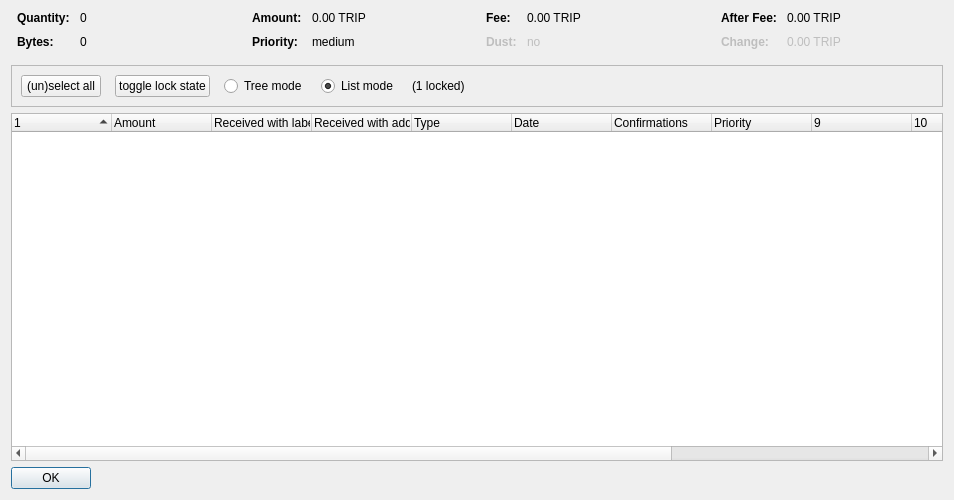
<?xml version="1.0" encoding="UTF-8"?>
<ui version="4.0">
 <class>CoinControlDialog</class>
 <widget class="QDialog" name="CoinControlDialog">
  <property name="geometry">
   <rect>
    <x>0</x>
    <y>0</y>
    <width>954</width>
    <height>500</height>
   </rect>
  </property>
  <property name="windowTitle">
   <string>Coin Selection</string>
  </property>
  <layout class="QVBoxLayout" name="verticalLayout">
   <item>
    <layout class="QHBoxLayout" name="horizontalLayoutTop" stretch="0,0,0,0">
     <property name="topMargin">
      <number>0</number>
     </property>
     <property name="bottomMargin">
      <number>10</number>
     </property>
     <item>
      <layout class="QFormLayout" name="formLayoutCoinControl1">
       <property name="horizontalSpacing">
        <number>10</number>
       </property>
       <property name="verticalSpacing">
        <number>10</number>
       </property>
       <property name="leftMargin">
        <number>6</number>
       </property>
       <property name="rightMargin">
        <number>6</number>
       </property>
       <item row="0" column="0">
        <widget class="QLabel" name="labelCoinControlQuantityText">
         <property name="font">
          <font>
           <weight>75</weight>
           <bold>true</bold>
          </font>
         </property>
         <property name="text">
          <string>Quantity:</string>
         </property>
        </widget>
       </item>
       <item row="0" column="1">
        <widget class="QLabel" name="labelCoinControlQuantity">
         <property name="cursor">
          <cursorShape>IBeamCursor</cursorShape>
         </property>
         <property name="contextMenuPolicy">
          <enum>Qt::ActionsContextMenu</enum>
         </property>
         <property name="text">
          <string notr="true">0</string>
         </property>
         <property name="textInteractionFlags">
          <set>Qt::LinksAccessibleByMouse|Qt::TextSelectableByKeyboard|Qt::TextSelectableByMouse</set>
         </property>
        </widget>
       </item>
       <item row="1" column="0">
        <widget class="QLabel" name="labelCoinControlBytesText">
         <property name="font">
          <font>
           <weight>75</weight>
           <bold>true</bold>
          </font>
         </property>
         <property name="text">
          <string>Bytes:</string>
         </property>
        </widget>
       </item>
       <item row="1" column="1">
        <widget class="QLabel" name="labelCoinControlBytes">
         <property name="cursor">
          <cursorShape>IBeamCursor</cursorShape>
         </property>
         <property name="contextMenuPolicy">
          <enum>Qt::ActionsContextMenu</enum>
         </property>
         <property name="text">
          <string notr="true">0</string>
         </property>
         <property name="textInteractionFlags">
          <set>Qt::LinksAccessibleByMouse|Qt::TextSelectableByKeyboard|Qt::TextSelectableByMouse</set>
         </property>
        </widget>
       </item>
      </layout>
     </item>
     <item>
      <layout class="QFormLayout" name="formLayoutCoinControl2">
       <property name="horizontalSpacing">
        <number>10</number>
       </property>
       <property name="verticalSpacing">
        <number>10</number>
       </property>
       <property name="leftMargin">
        <number>6</number>
       </property>
       <property name="rightMargin">
        <number>6</number>
       </property>
       <item row="0" column="0">
        <widget class="QLabel" name="labelCoinControlAmountText">
         <property name="font">
          <font>
           <weight>75</weight>
           <bold>true</bold>
          </font>
         </property>
         <property name="text">
          <string>Amount:</string>
         </property>
        </widget>
       </item>
       <item row="0" column="1">
        <widget class="QLabel" name="labelCoinControlAmount">
         <property name="cursor">
          <cursorShape>IBeamCursor</cursorShape>
         </property>
         <property name="contextMenuPolicy">
          <enum>Qt::ActionsContextMenu</enum>
         </property>
         <property name="text">
          <string notr="true">0.00 TRIP</string>
         </property>
         <property name="textInteractionFlags">
          <set>Qt::LinksAccessibleByMouse|Qt::TextSelectableByKeyboard|Qt::TextSelectableByMouse</set>
         </property>
        </widget>
       </item>
       <item row="1" column="0">
        <widget class="QLabel" name="labelCoinControlPriorityText">
         <property name="font">
          <font>
           <weight>75</weight>
           <bold>true</bold>
          </font>
         </property>
         <property name="text">
          <string>Priority:</string>
         </property>
        </widget>
       </item>
       <item row="1" column="1">
        <widget class="QLabel" name="labelCoinControlPriority">
         <property name="cursor">
          <cursorShape>IBeamCursor</cursorShape>
         </property>
         <property name="contextMenuPolicy">
          <enum>Qt::ActionsContextMenu</enum>
         </property>
         <property name="text">
          <string>medium</string>
         </property>
         <property name="textInteractionFlags">
          <set>Qt::LinksAccessibleByMouse|Qt::TextSelectableByKeyboard|Qt::TextSelectableByMouse</set>
         </property>
        </widget>
       </item>
      </layout>
     </item>
     <item>
      <layout class="QFormLayout" name="formLayoutCoinControl3">
       <property name="horizontalSpacing">
        <number>10</number>
       </property>
       <property name="verticalSpacing">
        <number>10</number>
       </property>
       <property name="leftMargin">
        <number>6</number>
       </property>
       <property name="rightMargin">
        <number>6</number>
       </property>
       <item row="0" column="0">
        <widget class="QLabel" name="labelCoinControlFeeText">
         <property name="font">
          <font>
           <weight>75</weight>
           <bold>true</bold>
          </font>
         </property>
         <property name="text">
          <string>Fee:</string>
         </property>
        </widget>
       </item>
       <item row="0" column="1">
        <widget class="QLabel" name="labelCoinControlFee">
         <property name="cursor">
          <cursorShape>IBeamCursor</cursorShape>
         </property>
         <property name="contextMenuPolicy">
          <enum>Qt::ActionsContextMenu</enum>
         </property>
         <property name="text">
          <string notr="true">0.00 TRIP</string>
         </property>
         <property name="textInteractionFlags">
          <set>Qt::LinksAccessibleByMouse|Qt::TextSelectableByKeyboard|Qt::TextSelectableByMouse</set>
         </property>
        </widget>
       </item>
       <item row="1" column="0">
        <widget class="QLabel" name="labelCoinControlLowOutputText">
         <property name="enabled">
          <bool>false</bool>
         </property>
         <property name="font">
          <font>
           <weight>75</weight>
           <bold>true</bold>
          </font>
         </property>
         <property name="text">
          <string>Dust:</string>
         </property>
        </widget>
       </item>
       <item row="1" column="1">
        <widget class="QLabel" name="labelCoinControlLowOutput">
         <property name="enabled">
          <bool>false</bool>
         </property>
         <property name="cursor">
          <cursorShape>IBeamCursor</cursorShape>
         </property>
         <property name="contextMenuPolicy">
          <enum>Qt::ActionsContextMenu</enum>
         </property>
         <property name="text">
          <string>no</string>
         </property>
         <property name="textInteractionFlags">
          <set>Qt::LinksAccessibleByMouse|Qt::TextSelectableByKeyboard|Qt::TextSelectableByMouse</set>
         </property>
        </widget>
       </item>
      </layout>
     </item>
     <item>
      <layout class="QFormLayout" name="formLayoutCoinControl4">
       <property name="horizontalSpacing">
        <number>10</number>
       </property>
       <property name="verticalSpacing">
        <number>10</number>
       </property>
       <property name="leftMargin">
        <number>6</number>
       </property>
       <property name="rightMargin">
        <number>6</number>
       </property>
       <item row="0" column="0">
        <widget class="QLabel" name="labelCoinControlAfterFeeText">
         <property name="font">
          <font>
           <weight>75</weight>
           <bold>true</bold>
          </font>
         </property>
         <property name="text">
          <string>After Fee:</string>
         </property>
        </widget>
       </item>
       <item row="0" column="1">
        <widget class="QLabel" name="labelCoinControlAfterFee">
         <property name="cursor">
          <cursorShape>IBeamCursor</cursorShape>
         </property>
         <property name="contextMenuPolicy">
          <enum>Qt::ActionsContextMenu</enum>
         </property>
         <property name="text">
          <string notr="true">0.00 TRIP</string>
         </property>
         <property name="textInteractionFlags">
          <set>Qt::LinksAccessibleByMouse|Qt::TextSelectableByKeyboard|Qt::TextSelectableByMouse</set>
         </property>
        </widget>
       </item>
       <item row="1" column="0">
        <widget class="QLabel" name="labelCoinControlChangeText">
         <property name="enabled">
          <bool>false</bool>
         </property>
         <property name="font">
          <font>
           <weight>75</weight>
           <bold>true</bold>
          </font>
         </property>
         <property name="text">
          <string>Change:</string>
         </property>
        </widget>
       </item>
       <item row="1" column="1">
        <widget class="QLabel" name="labelCoinControlChange">
         <property name="enabled">
          <bool>false</bool>
         </property>
         <property name="cursor">
          <cursorShape>IBeamCursor</cursorShape>
         </property>
         <property name="contextMenuPolicy">
          <enum>Qt::ActionsContextMenu</enum>
         </property>
         <property name="text">
          <string notr="true">0.00 TRIP</string>
         </property>
         <property name="textInteractionFlags">
          <set>Qt::LinksAccessibleByMouse|Qt::TextSelectableByKeyboard|Qt::TextSelectableByMouse</set>
         </property>
        </widget>
       </item>
      </layout>
     </item>
    </layout>
   </item>
   <item>
    <widget class="QFrame" name="frame">
     <property name="minimumSize">
      <size>
       <width>0</width>
       <height>40</height>
      </size>
     </property>
     <property name="frameShape">
      <enum>QFrame::StyledPanel</enum>
     </property>
     <property name="frameShadow">
      <enum>QFrame::Sunken</enum>
     </property>
     <layout class="QHBoxLayout" name="horizontalLayout">
      <item>
       <layout class="QHBoxLayout" name="horizontalLayoutPanel" stretch="0,0,0,0,0,0">
        <property name="spacing">
         <number>14</number>
        </property>
        <item>
         <widget class="QPushButton" name="pushButtonSelectAll">
          <property name="sizePolicy">
           <sizepolicy hsizetype="Maximum" vsizetype="Fixed">
            <horstretch>0</horstretch>
            <verstretch>0</verstretch>
           </sizepolicy>
          </property>
          <property name="text">
           <string>(un)select all</string>
          </property>
          <property name="autoDefault">
           <bool>false</bool>
          </property>
         </widget>
        </item>
        <item>
         <widget class="QPushButton" name="pushButtonToggleLock">
          <property name="sizePolicy">
           <sizepolicy hsizetype="Maximum" vsizetype="Fixed">
            <horstretch>0</horstretch>
            <verstretch>0</verstretch>
           </sizepolicy>
          </property>
          <property name="text">
           <string>toggle lock state</string>
          </property>
          <property name="autoDefault">
           <bool>false</bool>
          </property>
         </widget>
        </item>
        <item>
         <widget class="QRadioButton" name="radioTreeMode">
          <property name="sizePolicy">
           <sizepolicy hsizetype="Maximum" vsizetype="Fixed">
            <horstretch>0</horstretch>
            <verstretch>0</verstretch>
           </sizepolicy>
          </property>
          <property name="text">
           <string>Tree mode</string>
          </property>
         </widget>
        </item>
        <item>
         <widget class="QRadioButton" name="radioListMode">
          <property name="sizePolicy">
           <sizepolicy hsizetype="Maximum" vsizetype="Fixed">
            <horstretch>0</horstretch>
            <verstretch>0</verstretch>
           </sizepolicy>
          </property>
          <property name="text">
           <string>List mode</string>
          </property>
          <property name="checked">
           <bool>true</bool>
          </property>
         </widget>
        </item>
        <item>
         <widget class="QLabel" name="labelLocked">
          <property name="text">
           <string>(1 locked)</string>
          </property>
         </widget>
        </item>
        <item>
         <spacer name="horizontalSpacer">
          <property name="orientation">
           <enum>Qt::Horizontal</enum>
          </property>
          <property name="sizeHint" stdset="0">
           <size>
            <width>40</width>
            <height>20</height>
           </size>
          </property>
         </spacer>
        </item>
       </layout>
      </item>
     </layout>
    </widget>
   </item>
   <item>
    <widget class="CoinControlTreeWidget" name="treeWidget">
     <property name="contextMenuPolicy">
      <enum>Qt::CustomContextMenu</enum>
     </property>
     <property name="sortingEnabled">
      <bool>false</bool>
     </property>
     <property name="columnCount">
      <number>13</number>
     </property>
     <attribute name="headerShowSortIndicator" stdset="0">
      <bool>true</bool>
     </attribute>
     <attribute name="headerStretchLastSection">
      <bool>false</bool>
     </attribute>
     <column>
      <property name="text">
       <string/>
      </property>
     </column>
     <column>
      <property name="text">
       <string>Amount</string>
      </property>
     </column>
     <column>
      <property name="text">
       <string>Received with label</string>
      </property>
     </column>
     <column>
      <property name="text">
       <string>Received with address</string>
      </property>
     </column>
     <column>
      <property name="text">
	<string>Type</string>
      </property>
     </column>
     <column>
      <property name="text">	 
       <string>Date</string>
      </property>
     </column>
     <column>
      <property name="text">
       <string>Confirmations</string>
      </property>
      <property name="toolTip">
       <string>Confirmed</string>
      </property>
     </column>
     <column>
      <property name="text">
       <string>Priority</string>
      </property>
     </column>
     <column>
      <property name="text">
       <string/>
      </property>
     </column>
     <column>
      <property name="text">
       <string/>
      </property>
     </column>
     <column>
      <property name="text">
       <string/>
      </property>
     </column>
     <column>
      <property name="text">
       <string/>
      </property>
     </column>
     <column>
      <property name="text">
       <string/>
      </property>
     </column>
    </widget>
   </item>
   <item>
    <widget class="QDialogButtonBox" name="buttonBox">
     <property name="sizePolicy">
      <sizepolicy hsizetype="Maximum" vsizetype="Fixed">
       <horstretch>0</horstretch>
       <verstretch>0</verstretch>
      </sizepolicy>
     </property>
     <property name="orientation">
      <enum>Qt::Horizontal</enum>
     </property>
     <property name="standardButtons">
      <set>QDialogButtonBox::Ok</set>
     </property>
    </widget>
   </item>
  </layout>
 </widget>
 <customwidgets>
  <customwidget>
   <class>CoinControlTreeWidget</class>
   <extends>QTreeWidget</extends>
   <header>coincontroltreewidget.h</header>
  </customwidget>
 </customwidgets>
 <resources/>
 <connections/>
</ui>
